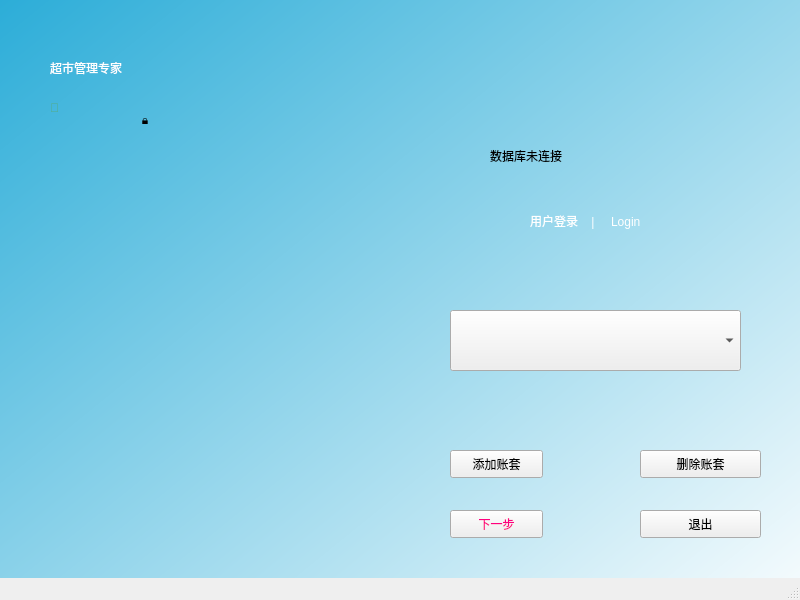
<?xml version="1.0" encoding="UTF-8"?>
<ui version="4.0">
 <class>MainWindow</class>
 <widget class="QMainWindow" name="MainWindow">
  <property name="geometry">
   <rect>
    <x>0</x>
    <y>0</y>
    <width>800</width>
    <height>600</height>
   </rect>
  </property>
  <property name="windowTitle">
   <string>MainWindow</string>
  </property>
  <widget class="QWidget" name="centralwidget">
   <widget class="QLabel" name="label">
    <property name="geometry">
     <rect>
      <x>0</x>
      <y>0</y>
      <width>800</width>
      <height>650</height>
     </rect>
    </property>
    <property name="styleSheet">
     <string notr="true">background-color: qlineargradient(spread:pad, x1:0, y1:0, x2:1, y2:1, stop:0 rgba(44, 173, 216, 255), stop:1 rgba(255, 255, 255, 255));</string>
    </property>
    <property name="text">
     <string/>
    </property>
    <property name="alignment">
     <set>Qt::AlignCenter</set>
    </property>
    <property name="indent">
     <number>1</number>
    </property>
   </widget>
   <widget class="QLabel" name="label_4">
    <property name="geometry">
     <rect>
      <x>110</x>
      <y>80</y>
      <width>70</width>
      <height>80</height>
     </rect>
    </property>
    <property name="styleSheet">
     <string notr="true">font: 75 36pt &quot;Agency FB&quot;;</string>
    </property>
    <property name="text">
     <string>🔒</string>
    </property>
    <property name="alignment">
     <set>Qt::AlignCenter</set>
    </property>
   </widget>
   <widget class="QLabel" name="label_3">
    <property name="geometry">
     <rect>
      <x>50</x>
      <y>80</y>
      <width>42</width>
      <height>56</height>
     </rect>
    </property>
    <property name="styleSheet">
     <string notr="true">font: 18pt &quot;Agency FB&quot;;
color: rgb(85, 170, 127);</string>
    </property>
    <property name="text">
     <string>🔑</string>
    </property>
   </widget>
   <widget class="QLabel" name="label_2">
    <property name="geometry">
     <rect>
      <x>50</x>
      <y>50</y>
      <width>120</width>
      <height>35</height>
     </rect>
    </property>
    <property name="styleSheet">
     <string notr="true">font: 12pt &quot;宋体&quot;;
color: rgb(255, 255, 255);</string>
    </property>
    <property name="text">
     <string>超市管理专家</string>
    </property>
   </widget>
   <widget class="QLabel" name="label_5">
    <property name="geometry">
     <rect>
      <x>530</x>
      <y>190</y>
      <width>211</width>
      <height>61</height>
     </rect>
    </property>
    <property name="styleSheet">
     <string notr="true">font: 16pt &quot;Agency FB&quot;;
color: rgb(255, 255, 255);</string>
    </property>
    <property name="text">
     <string>用户登录    |     Login</string>
    </property>
   </widget>
   <widget class="QPushButton" name="pushButton">
    <property name="geometry">
     <rect>
      <x>450</x>
      <y>450</y>
      <width>93</width>
      <height>28</height>
     </rect>
    </property>
    <property name="text">
     <string>添加账套</string>
    </property>
    <property name="iconSize">
     <size>
      <width>32</width>
      <height>32</height>
     </size>
    </property>
   </widget>
   <widget class="QPushButton" name="pushButton_2">
    <property name="geometry">
     <rect>
      <x>640</x>
      <y>450</y>
      <width>121</width>
      <height>28</height>
     </rect>
    </property>
    <property name="text">
     <string>删除账套</string>
    </property>
    <property name="iconSize">
     <size>
      <width>32</width>
      <height>32</height>
     </size>
    </property>
   </widget>
   <widget class="QPushButton" name="pushButton_3">
    <property name="geometry">
     <rect>
      <x>450</x>
      <y>510</y>
      <width>93</width>
      <height>28</height>
     </rect>
    </property>
    <property name="styleSheet">
     <string notr="true">color: rgb(255, 0, 127);</string>
    </property>
    <property name="text">
     <string>下一步</string>
    </property>
   </widget>
   <widget class="QPushButton" name="pushButton_4">
    <property name="geometry">
     <rect>
      <x>640</x>
      <y>510</y>
      <width>121</width>
      <height>28</height>
     </rect>
    </property>
    <property name="text">
     <string>退出</string>
    </property>
   </widget>
   <widget class="QComboBox" name="comboBox">
    <property name="geometry">
     <rect>
      <x>450</x>
      <y>310</y>
      <width>291</width>
      <height>61</height>
     </rect>
    </property>
    <property name="styleSheet">
     <string notr="true">font: 20pt &quot;Agency FB&quot;;</string>
    </property>
   </widget>
   <widget class="QLabel" name="label_6">
    <property name="geometry">
     <rect>
      <x>490</x>
      <y>120</y>
      <width>241</width>
      <height>71</height>
     </rect>
    </property>
    <property name="styleSheet">
     <string notr="true">font: 22pt &quot;Agency FB&quot;;</string>
    </property>
    <property name="text">
     <string>数据库未连接</string>
    </property>
   </widget>
  </widget>
  <widget class="QMenuBar" name="menubar">
   <property name="geometry">
    <rect>
     <x>0</x>
     <y>0</y>
     <width>800</width>
     <height>26</height>
    </rect>
   </property>
  </widget>
  <widget class="QStatusBar" name="statusbar"/>
 </widget>
 <resources/>
 <connections/>
</ui>
